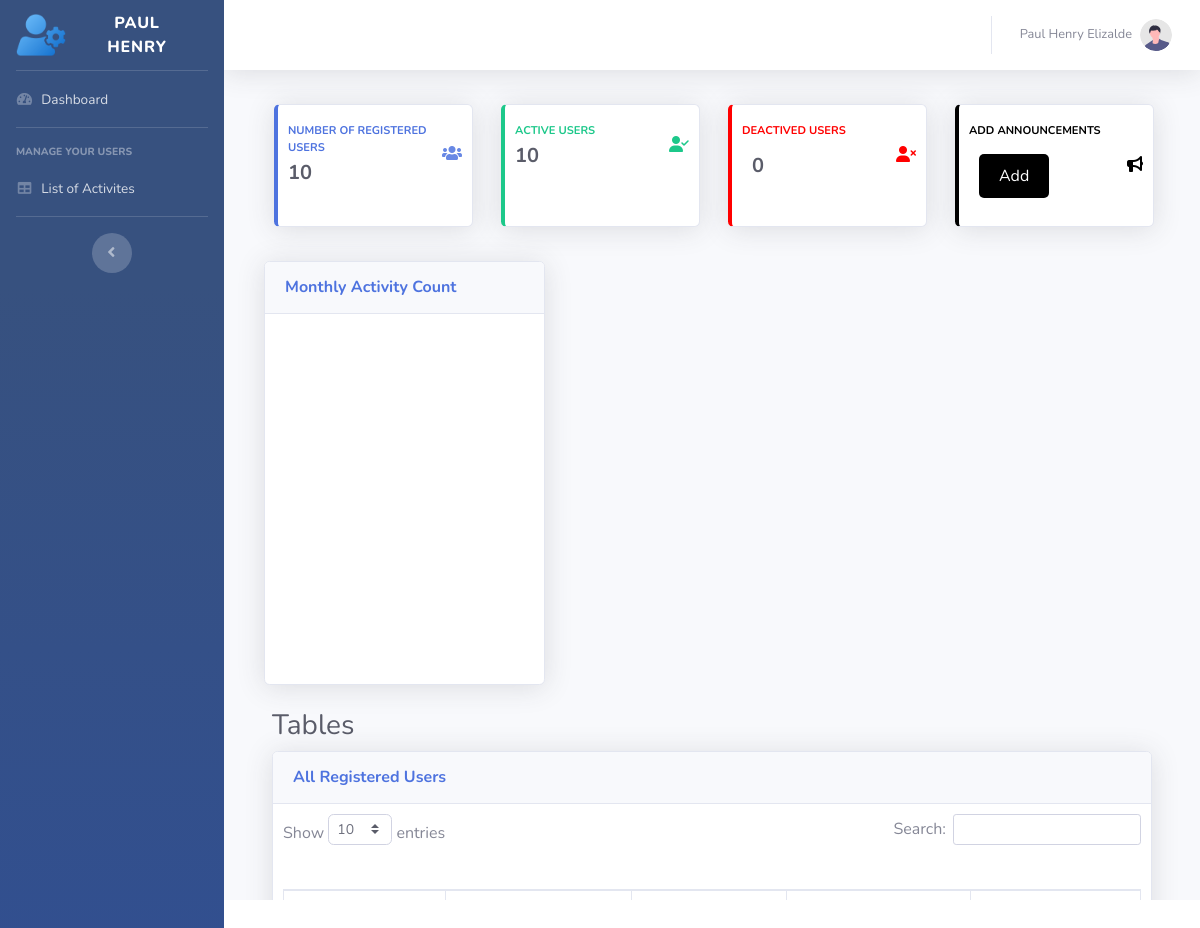
Screenshot of /tables.php (signed in) with the database file from the repository.
### tables this page shows
CREATE TABLE `user` (
  `ID` int(11) NOT NULL,
  `First_name` varchar(100) NOT NULL,
  `Last_name` varchar(100) NOT NULL,
  `Age` varchar(100) NOT NULL,
  `Nick_name` varchar(100) NOT NULL,
  `Email` varchar(100) NOT NULL,
  `Address` varchar(100) NOT NULL,
  `Gender` varchar(100) NOT NULL,
  `Password` varchar(100) NOT NULL,
  `Role` varchar(100) NOT NULL,
  `Status` varchar(100) NOT NULL
);

### tables.php (the view, shortened to what this page needs)
<?php include_once("admin_include/header.php");
?>
<!DOCTYPE html>
<html>
<link href="vendor/datatables/dataTables.bootstrap4.min.css" rel="stylesheet">
<head>
</head>
<body id="page-top">
<div class="col-xl-4 col-lg-4">
    <div class="card shadow mb-4">
        <div class="card-header py-3 d-flex flex-row align-items-center justify-content-between">
            <h6 class="m-0 font-weight-bold text-primary">Monthly Activity Count</h6>
        </div>
        <div class="card-body">
            <div id="barChartContainer" style="height: 370px; width: 100%;"></div>
        </div>
    </div>
</div>
    <div class="container-fluid">
        <h1 class="h3 mb-2 text-gray-800">Tables</h1>
        <div class="card shadow mb-4">
            <div class="card-header py-3">
                <h6 class="m-0 font-weight-bold text-primary">All Registered Users</h6>
            </div>
            <div class="card-body">
                <div class="table-responsive" id="user_table">
                    <table class="table table-bordered" id="dataTable" width="100%" cellspacing="0">
                        <thead>
                            <tr>
                                <th>Activity Name</th>
                                <th>Activity Date</th>
                                <th>Activity Ootd</th>
                                <th>Activity Location</th>
                                <th>Activity Owner</th>
                            </tr>
                        </thead>
                    </table>
                </div>
            </div>
        </div>
    </div>
</body>
</html>
<?php
include_once('admin_include/footer.php');
?>

### admin_include/header.php (shortened to what this page needs)
<?php
$db_connection = connect_to_database();
$id = $_SESSION['ID'];
$sql = "SELECT * FROM user WHERE ID = '$id'";
$result = mysqli_query($db_connection, $sql);
if ($result->num_rows === 1) {
    $row = $result->fetch_assoc();
    $firstname = $row['First_name'];
    $lastname = $row['Last_name'];
} else {
    $username = 'Default Username';
}
$total = "SELECT COUNT(*) as total_registered_users FROM user";
$result = mysqli_query($db_connection, $total);
if ($result) {
    $row = mysqli_fetch_assoc($result);
    $totalUsers = $row['total_registered_users'];
} else {
    $totalUsers = 0;
}
$active_users = "SELECT COUNT(*) as active_users FROM user WHERE Status = 'Active'";
$result = mysqli_query($db_connection, $active_users);
if ($result) {
    $row = mysqli_fetch_assoc($result);
    $active_users = $row['active_users'];
} else {
    $active_users = 0;
}
$inactive_users = "SELECT COUNT(*) as Deactive_users FROM  user WHERE Status = 'Deactive'";
$result = mysqli_query($db_connection, $inactive_users);
if ($result) {
    $row = mysqli_fetch_assoc($result);
    $inactive_users = $row['Deactive_users'];
} else {
    $inactive_users = 0;
}
?>
<!DOCTYPE html>
<html lang="en">
<head>
    <link rel="stylesheet" href="https://cdnjs.cloudflare.com/ajax/libs/font-awesome/6.4.0/css/all.min.css">
    <link href="vendor/fontawesome-free/css/all.min.css" rel="stylesheet" type="text/css">
    <link rel="stylesheet" href="css/sb-admin-2.css">
    <link href="vendor/datatables/dataTables.bootstrap4.min.css" rel="stylesheet">
    <link href="vendor/datatables/dataTables.bootstrap4.min.css" rel="stylesheet">
    <link href="vendor/fontawesome-free/css/all.min.css" rel="stylesheet" type="text/css">
    <link rel="stylesheet" href="https://cdnjs.cloudflare.com/ajax/libs/font-awesome/5.15.3/css/all.min.css">
    <link rel="stylesheet" href="css/sb-admin-2.css">
</head>
<body id="page-top">
    <div id="wrapper">
        <ul class="navbar-nav bg-gradient-primary sidebar sidebar-dark accordion" id="accordionSidebar">
            <a class="sidebar-brand d-flex align-items-center justify-content-center" href="index.html">
                <div class="sidebar-brand-icon ">
                    <img src="img/user-gear.png" alt="" width="50px" height="50px">
                </div>
                <div class="sidebar-brand-text mx-3">
                    <?php echo $firstname; ?>
                </div>
            </a>
            <hr class="sidebar-divider my-0">
            <li class="nav-item">
                <a class="nav-link" href="admin.php">
                    <i class="fas fa-fw fa-tachometer-alt"></i>
                    <span>Dashboard</span></a>
            </li>
            <hr class="sidebar-divider">
            <div class="sidebar-heading">
                Manage Your Users
            </div>
            <li class="nav-item">
                <a class="nav-link" href="tables.php">
                    <i class="fas fa-fw fa-table"></i>
                    <span>List of Activites</span></a>
            </li>
            <hr class="sidebar-divider d-none d-md-block">
            <div class="text-center d-none d-md-inline">
                <button class="rounded-circle border-0" id="sidebarToggle"></button>
            </div>
        </ul>
        <div id="content-wrapper" class="d-flex flex-column">
            <div id="content">
                <nav class="navbar navbar-expand navbar-light bg-white topbar mb-4 static-top shadow">
                    <ul class="navbar-nav ml-auto">
                        <li class="nav-item dropdown no-arrow">
                            <a class="nav-link dropdown-toggle" href="#" id="userDropdown" role="button"
                                data-toggle="dropdown" aria-haspopup="true" aria-expanded="false">
                                <span class="mr-2 d-none d-lg-inline text-gray-600 small">
                                    <?php echo $firstname . " " . $lastname; ?>
                                </span>
                                <img class="img-profile rounded-circle" src="img/undraw_profile.svg">
                            </a>
                        </li>
                    </ul>
                </nav>
                <div class="container-fluid">
                    <div class="row">
                        <div class="col-xl-3 col-md-6 mb-4">
                            <div class="card border-left-primary shadow h-100 py-2">
                                <div class="card-body">
                                    <div class="row no-gutters align-items-center">
                                        <div class="col mr-2">
                                            <div class="text-xs font-weight-bold text-primary text-uppercase mb-1">
                                                Number Of Registered Users</div>
                                            <div class="h5 mb-0 font-weight-bold text-gray-800">
                                                <?php echo $totalUsers; ?>
                                            </div>
                                        </div>
                                        <div class="col-auto">
                                            <i class="fas fa-users" style="color: #6888e4;"></i>
                                        </div>
                                    </div>
                                </div>
                            </div>
                        </div>
                        <div class="col-xl-3 col-md-6 mb-4">
                            <div class="card border-left-success shadow h-100 py-2">
                                <div class="card-body">
                                    <div class="row no-gutters align-items-center">
                                        <div class="col mr-2">
                                            <div class="text-xs font-weight-bold text-success text-uppercase mb-1">
                                                Active Users</div>
                                            <div class="h5 mb-0 font-weight-bold text-gray-800">
                                                <?php echo $active_users; ?>
                                            </div>
                                        </div>
                                        <div class="col-auto">
                                            <i class="fa-solid fa-user-check" style="color:#1cc88a;"></i>
                                        </div>
                                    </div>
                                </div>
                            </div>
                        </div>
                        <div class="col-xl-3 col-md-6 mb-4">
                            <div class="card border-left-info shadow h-100 py-2"
                                style="border-left: 0.25rem solid red !important;">
                                <div class="card-body">
                                    <div class="row no-gutters align-items-center">
                                        <div class="col mr-2">
                                            <div class="text-xs font-weight-bold text-info text-uppercase mb-1"
                                                style="color: red !important;">deactived users
                                            </div>
                                            <div class="row no-gutters align-items-center">
                                                <div class="col-auto">
                                                    <div class="h5 mb-0 mr-3 font-weight-bold text-gray-800">
                                                        <?php echo $inactive_users; ?>
                                                    </div>
                                                </div>
                                            </div>
                                        </div>
                                        <div class="col-auto">
                                           <i class="fa-solid fa-user-xmark" style="color:#ff0000;"></i>
                                        </div>
                                    </div>
                                </div>
                            </div>
                        </div>
                        <div class="col-xl-3 col-md-6 mb-4">
                            <div class="card border-left-info shadow h-100 py-2"
                                style="border-left: 0.25rem solid black !important;">
                                <div class="card-body">
                                    <div class="row no-gutters align-items-center">
                                        <div class="col mr-2">
                                            <div class="text-xs font-weight-bold text-info text-uppercase mb-1"
                                                style="color: black !important;">Add Announcements
                                            </div>
                                            <div class="row no-gutters align-items-center">
                                                <div class="col-auto">
                                                    <div class="h5 mb-0 mr-3 font-weight-bold text-gray-800">
                                                        <input class="btn btn-primary" id="add_btn" type="submit"
                                                            name="Update" value="Add" onclick="openModal()"
                                                            style="background-color:black; border:none;">
                                                    </div>
                                                </div>
                                            </div>
                                        </div>
                                        <div class="col-auto">
                                            <i class="fa-solid fa-bullhorn" style="color:black;"></i>
                                        </div>
                                    </div>
                                </div>
                            </div>
                        </div>
                    </div>

### admin_include/header.php (style rules this page uses)
input[type="submit"] { background-color: #007bff; color: #fff; padding: 10px 20px; border: none; border-radius: 5px; cursor: pointer; }
.text-center { text-align: center; }
#wrapper #content-wrapper { height: 900px; overflow: auto; }

### rows the page displays
user: First_name "PAUL HENRY", First_name "Paul Henry", Last_name "Elizalde"

### other values shown
$totalUsers "10"
$active_users "10"
$inactive_users "0"
